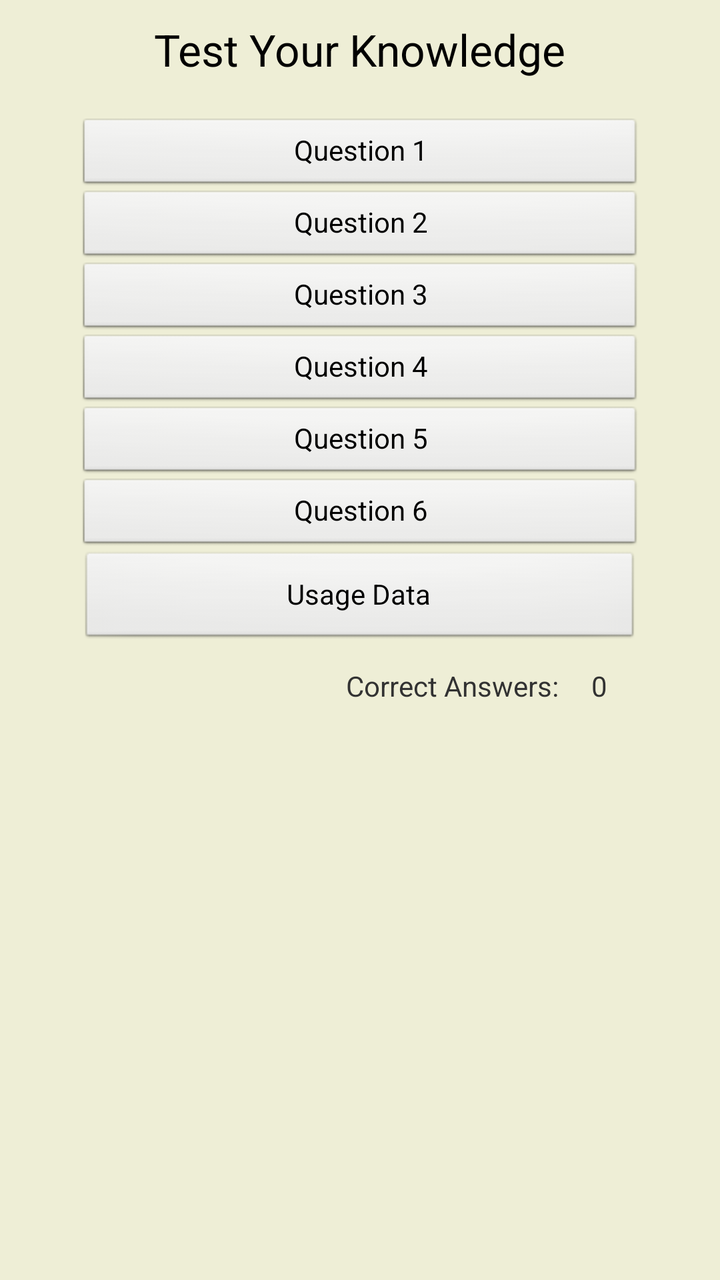
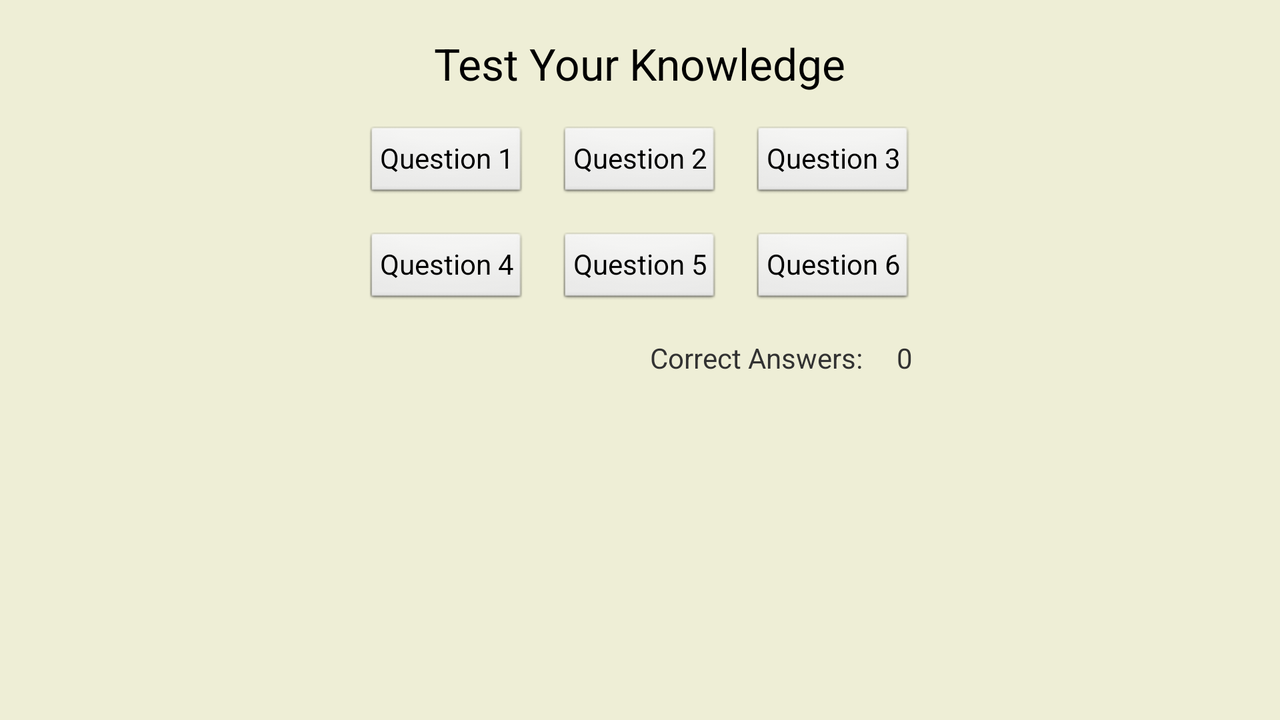

The same Android screen from two of the app's own layout files: first res/layout/ as a phone draws it, then the repository's variant for another configuration, drawn on a device whose configuration selects that folder. Both files follow.
<!-- AndroidManifest.xml: application theme AppTheme -->
<!-- res/layout/start_activity.xml -->
<LinearLayout xmlns:android="http://schemas.android.com/apk/res/android"
    xmlns:tools="http://schemas.android.com/tools"
    android:id="@+id/OuterLinearLayout"
    android:layout_width="match_parent"
    android:layout_height="match_parent"
    android:background="@color/bg_color1"
    android:orientation="vertical"
    android:paddingBottom="@dimen/activity_vertical_margin"
    android:paddingLeft="@dimen/activity_horizontal_margin"
    android:paddingRight="@dimen/activity_horizontal_margin"
    android:paddingTop="@dimen/activity_vertical_margin"
    tools:context="de.ihrprof.quizapp.StartActivity" >

    <TextView
        android:id="@+id/titletextView"
        android:layout_width="wrap_content"
        android:layout_height="wrap_content"
        android:layout_gravity="center_horizontal"
        android:layout_marginBottom="20dp"
        android:layout_marginTop="10dp"
        android:text="@string/title_string"
        android:textAppearance="?android:attr/textAppearanceLarge" />

    <LinearLayout
        android:id="@+id/InnerLinearLayout"
        android:layout_width="match_parent"
        android:layout_height="match_parent"
        android:layout_marginLeft="40dp"
        android:layout_marginRight="40dp"
        android:orientation="vertical" >

        <Button
            android:id="@+id/button1"
            style="?android:attr/buttonStyleSmall"
            android:layout_width="match_parent"
            android:layout_height="wrap_content"
            android:onClick="btn_clicked"
            android:text="@string/btn1_string" />

        <Button
            android:id="@+id/button2"
            style="?android:attr/buttonStyleSmall"
            android:layout_width="match_parent"
            android:layout_height="wrap_content"
            android:onClick="btn_clicked"
            android:text="@string/btn2_string" />

        <Button
            android:id="@+id/button3"
            style="?android:attr/buttonStyleSmall"
            android:layout_width="match_parent"
            android:layout_height="wrap_content"
            android:onClick="btn_clicked"
            android:text="@string/btn3_string" />

        <Button
            android:id="@+id/button4"
            style="?android:attr/buttonStyleSmall"
            android:layout_width="match_parent"
            android:layout_height="wrap_content"
            android:onClick="btn_clicked"
            android:text="@string/btn4_string" />

        <Button
            android:id="@+id/button5"
            style="?android:attr/buttonStyleSmall"
            android:layout_width="match_parent"
            android:layout_height="wrap_content"
            android:onClick="btn_clicked"
            android:text="@string/btn5_string" />

         <Button
            android:id="@+id/button6"
            style="?android:attr/buttonStyleSmall"
            android:layout_width="match_parent"
            android:layout_height="wrap_content"
            android:onClick="btn_clicked"
            android:text="@string/btn6_string" />

        <Button
            android:text="Usage Data"
            android:layout_width="match_parent"
            android:layout_height="wrap_content"
            android:id="@+id/button7"
            android:textSize="14sp"
            android:onClick="btn_clicked" />

        <LinearLayout
            android:id="@+id/ScoreLinearLayout"
            android:layout_width="match_parent"
            android:layout_height="wrap_content"
            android:layout_marginTop="10dp"
            android:orientation="horizontal" >

            <TextView
                android:id="@+id/scoretext"
                android:layout_width="wrap_content"
                android:layout_height="wrap_content"
                android:layout_weight="4"
                android:gravity="right"
                android:text="@string/scoretext" />

            <TextView
                android:id="@+id/score"
                android:layout_width="wrap_content"
                android:layout_height="wrap_content"
                android:layout_weight="1"
                android:gravity="center_horizontal"
                android:text="@string/score" />

        </LinearLayout>
    </LinearLayout>

</LinearLayout>
<!-- resources referenced by this layout -->
<resources>
  <color name="bg_color1">#33AAAA33</color>
  <string name="btn1_string">Question 1</string>
  <string name="btn2_string">Question 2</string>
  <string name="btn3_string">Question 3</string>
  <string name="btn4_string">Question 4</string>
  <string name="btn5_string">Question 5</string>
  <string name="btn6_string">Question 6</string>
  <string name="score">0</string>
  <string name="scoretext">Correct Answers: </string>
  <string name="title_string">Test Your Knowledge</string>
  <style name="AppTheme" parent="AppBaseTheme">
          
      </style>
  <style name="AppBaseTheme" parent="android:Theme.Light">
          
      </style>
</resources>
<!-- res/layout-land/start_activity.xml (the repository's variant of the layout above) -->
<!-- drawn on the phone turned sideways -->
<RelativeLayout xmlns:android="http://schemas.android.com/apk/res/android"
    xmlns:tools="http://schemas.android.com/tools"
    android:id="@+id/RelativeLayout1"
    android:layout_width="match_parent"
    android:layout_height="match_parent"
    android:background="@color/bg_color1"
    android:columnCount="3"
    android:orientation="horizontal"
    android:paddingBottom="@dimen/activity_vertical_margin"
    android:paddingLeft="@dimen/activity_horizontal_margin"
    android:paddingRight="@dimen/activity_horizontal_margin"
    android:paddingTop="@dimen/activity_vertical_margin"
    android:rowCount="4"
    tools:context="de.ihrprof.quizapp.StartActivity" >

    <TextView
        android:id="@+id/titletextView"
        android:layout_width="wrap_content"
        android:layout_height="wrap_content"
        android:layout_alignParentTop="true"
        android:layout_centerHorizontal="true"
        android:layout_marginBottom="17dp"
        android:layout_marginTop="17dp"
        android:gravity="center_horizontal"
        android:text="@string/title_string"
        android:textAppearance="?android:attr/textAppearanceLarge" />

    <Button
        android:id="@+id/button2"
        style="?android:attr/buttonStyleSmall"
        android:layout_width="wrap_content"
        android:layout_height="wrap_content"
        android:text="@string/btn2_string"
        android:onClick="btn_clicked"
        android:layout_below="@+id/titletextView"
        android:layout_centerHorizontal="true" />

    <Button
        android:id="@+id/button1"
        style="?android:attr/buttonStyleSmall"
        android:layout_width="wrap_content"
        android:layout_height="wrap_content"
        android:text="@string/btn1_string"
    	android:onClick="btn_clicked"
        android:layout_below="@+id/titletextView"
        android:layout_toLeftOf="@+id/button2"
        android:layout_marginRight="17dp" />

    <Button
        android:id="@+id/button3"
        style="?android:attr/buttonStyleSmall"
        android:layout_width="wrap_content"
        android:layout_height="wrap_content"
        android:text="@string/btn3_string"
        android:onClick="btn_clicked"
        android:layout_below="@+id/titletextView"
        android:layout_toRightOf="@+id/button2"
        android:layout_marginLeft="17dp" />

    <Button
        android:id="@+id/button5"
        style="?android:attr/buttonStyleSmall"
        android:layout_width="wrap_content"
        android:layout_height="wrap_content"
        android:text="@string/btn5_string"
        android:onClick="btn_clicked"
        android:layout_below="@+id/button2"
        android:layout_alignLeft="@+id/button2"
        android:layout_marginTop="17dp" />

    <Button
        android:id="@+id/button6"
        style="?android:attr/buttonStyleSmall"
        android:layout_width="wrap_content"
        android:layout_height="wrap_content"
        android:text="@string/btn6_string"
        android:onClick="btn_clicked"
        android:layout_toRightOf="@+id/button5"
        android:layout_alignBottom="@+id/button5"
        android:layout_alignLeft="@+id/button3" />

    <Button
        android:id="@+id/button4"
        style="?android:attr/buttonStyleSmall"
        android:layout_width="wrap_content"
        android:layout_height="wrap_content"
        android:text="@string/btn4_string"
        android:onClick="btn_clicked"
        android:layout_alignBottom="@+id/button5"
        android:layout_alignLeft="@+id/button1"
 />

    <TextView
        android:id="@+id/scoretext"
        android:layout_width="wrap_content"
        android:layout_height="wrap_content"
        android:text="@string/scoretext"
        android:layout_alignBaseline="@+id/score"
        android:layout_alignBottom="@+id/score"
        android:layout_toLeftOf="@+id/score"
        android:layout_toStartOf="@+id/score"
        android:layout_marginRight="17dp"
        android:layout_marginEnd="17dp" />

    <TextView
        android:id="@+id/score"
        android:layout_width="wrap_content"
        android:layout_height="wrap_content"
        android:text="@string/score"
        android:layout_marginTop="17dp"
        android:layout_below="@+id/button6"
        android:layout_alignRight="@+id/button6"
        android:layout_alignEnd="@+id/button6" />

</RelativeLayout>
